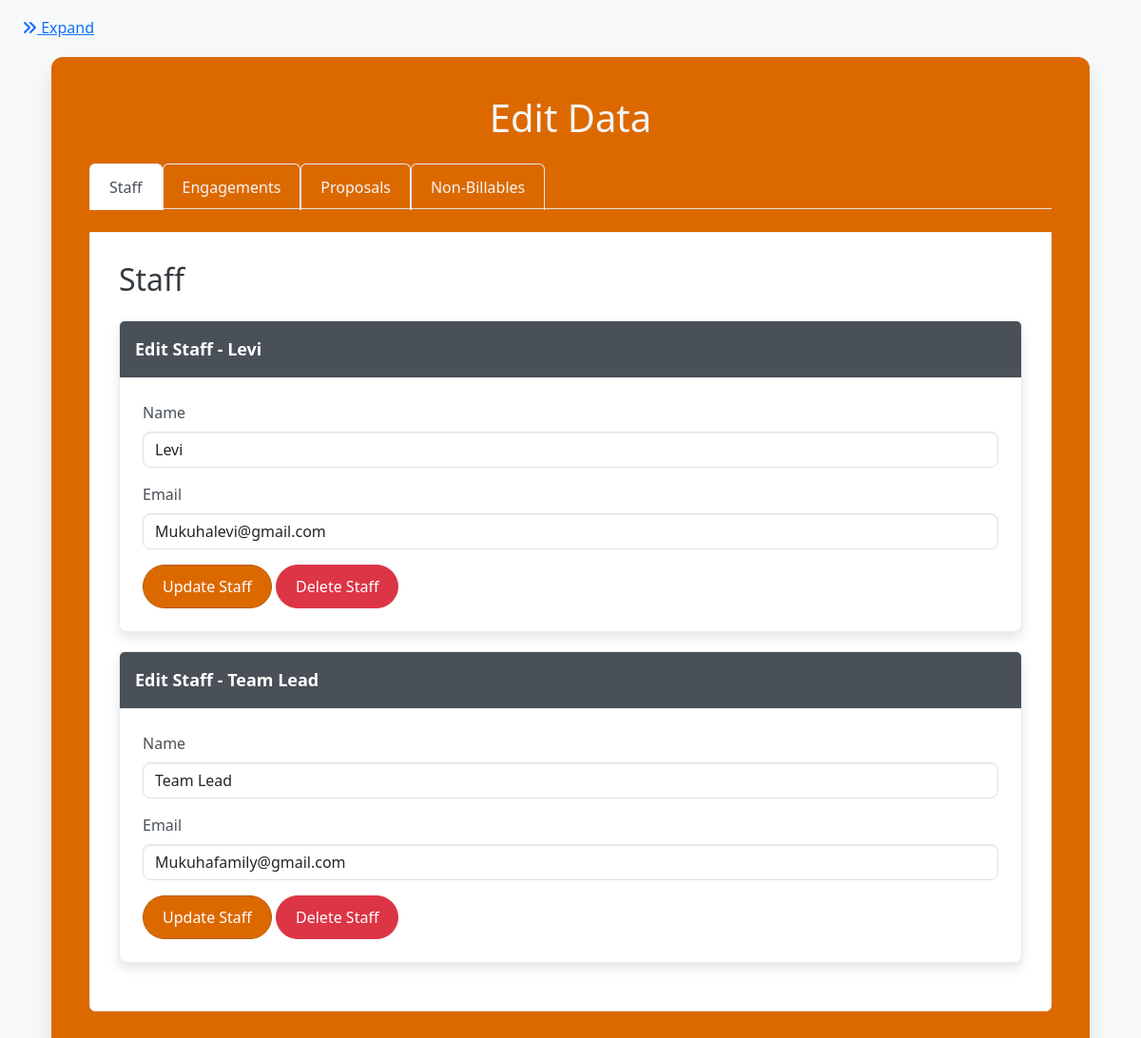
Page /edit_data on the committed database.
### app.py (models this page shows)
class Staff(db.Model):
    id = db.Column(db.Integer, primary_key=True)
    name = db.Column(db.String(100), nullable=False)
    email = db.Column(db.String(120), unique=True, nullable=False)
    leave_days_remaining = db.Column(db.Float, default=0.0)  # Leave days remaining in hours
    is_team_leader = db.Column(Boolean, default=False)  # New field to indicate if the staff is a team leader
    receive_notifications = db.Column(Boolean, default=True)  # New field for notification preferences
    engagements = db.relationship('Engagement', backref='team_leader', lazy=True)
    proposals = db.relationship('Proposal', backref='team_leader', lazy=True)
    hours_logs = db.relationship('HoursLog', backref='staff_member', lazy=True)
    leave_records = db.relationship('LeaveRecord', backref='staff', lazy=True)
    utilizations = db.relationship('Utilization', backref='staff', lazy=True)

### app.py (the view, shortened to what this page needs)
@app.route('/edit_data', methods=['GET', 'POST'])
def edit_data():
    staff_members = Staff.query.all()
    engagements = Engagement.query.all()
    proposals = Proposal.query.all()
    non_billables = NonBillable.query.all()
    return render_template('edit_data.html',
                           staff_members=staff_members,
                           engagements=engagements,
                           proposals=proposals,
                           non_billables=non_billables)

### templates/edit_data.html (shortened to what this page needs)
{% extends "base.html" %}
{% block content %}
    <link rel="stylesheet" href="https://cdnjs.cloudflare.com/ajax/libs/bootstrap/5.3.0/css/bootstrap.min.css">
    <div class="edcontainer">
        <h1 class="text-center mb-4" style="color: whitesmoke;">Edit Data</h1>
        <ul class="nav nav-tabs mb-4" id="myTab" role="tablist">
            <li class="nav-item" role="presentation">
                <button class="nav-link active" id="staff-tab" data-bs-toggle="tab" data-bs-target="#staff" type="button" role="tab" aria-controls="staff" aria-selected="true">Staff</button>
            </li>
            <li class="nav-item" role="presentation">
                <button class="nav-link" id="engagements-tab" data-bs-toggle="tab" data-bs-target="#engagements" type="button" role="tab" aria-controls="engagements" aria-selected="false">Engagements</button>
            </li>
            <li class="nav-item" role="presentation">
                <button class="nav-link" id="proposals-tab" data-bs-toggle="tab" data-bs-target="#proposals" type="button" role="tab" aria-controls="proposals" aria-selected="false">Proposals</button>
            </li>
            <li class="nav-item" role="presentation">
                <button class="nav-link" id="non-billables-tab" data-bs-toggle="tab" data-bs-target="#non-billables" type="button" role="tab" aria-controls="non-billables" aria-selected="false">Non-Billables</button>
            </li>
        </ul>
        <div class="tab-content" id="myTabContent">
            <div class="tab-pane fade show active" id="staff" role="tabpanel" aria-labelledby="staff-tab">
                <h2 class="mb-4">Staff</h2>
                {% for staff in staff_members %}
                <div class="card">
                    <div class="card-header">Edit Staff - {{ staff.name }}</div>
                    <div class="card-body">
                        <form action="{{ url_for('edit_data') }}" method="post">
                            <div class="mb-3">
                                <label for="staff-name-{{ staff.id }}" class="form-label">Name</label>
                                <input type="text" class="form-control" id="staff-name-{{ staff.id }}" name="name" value="{{ staff.name }}" required>
                            </div>
                            <div class="mb-3">
                                <label for="staff-email-{{ staff.id }}" class="form-label">Email</label>
                                <input type="email" class="form-control" id="staff-email-{{ staff.id }}" name="email" value="{{ staff.email }}" required>
                            </div>
                            <button type="submit" class="btn btn-custom btn-custom-primary">Update Staff</button>
                            <button type="submit" name="delete" value="staff-{{ staff.id }}" class="btn btn-custom btn-custom-danger" onclick="return confirm('Are you sure you want to delete this staff member?')">Delete Staff</button>
                        </form>
                    </div>
                </div>
                {% endfor %}
            </div>
        </div>
    </div>
</body>
</html>
{% endblock %}

### templates/base.html (style rules this page uses)
html, body { height: 100%; margin: 0; }

### templates/edit_data.html (style rules this page uses)
body { background-color: #f8f9fa; color: #343a40; font-family: 'Segoe UI', Tahoma, Geneva, Verdana, sans-serif; }
.edcontainer { background-color: #dc6900; padding: 40px; border-radius: 12px; box-shadow: 0 12px 24px rgba(0, 0, 0, 0.1); max-width: 1200px; margin-top: 40px; }
.nav-tabs .nav-link { color: whitesmoke; border-radius: 0.375rem 0.375rem 0 0; border: 1px solid #e9ecef; border-bottom: none; margin-bottom: -1px; padding: 12px 20px; font-weight: 500; }
.nav-tabs .nav-link.active { background-color: #ffffff; border-color: #e9ecef #e9ecef #ffffff; color: #495057; }
.tab-content { background-color: #ffffff; border: 1px solid #e9ecef; border-radius: 0 0 0.375rem 0.375rem; padding: 30px; }
.card { border: 1px solid #e9ecef; border-radius: 8px; box-shadow: 0 6px 12px rgba(0, 0, 0, 0.1); margin-bottom: 20px; }
.card-header { background-color: #495057; color: #ffffff; font-size: 1.125rem; font-weight: 600; border-bottom: 1px solid #e9ecef; padding: 16px; }
.card-body { padding: 24px; }
.form-label { font-weight: 500; color: #495057; }
.form-control { border-radius: 8px; box-shadow: inset 0 1px 2px rgba(0, 0, 0, 0.075); }
.btn-custom { border-radius: 50px; padding: 10px 20px; font-weight: 500; transition: all 0.3s; }
.btn-custom-primary { background-color: #dc6900; border-color: #b55a04; color: #ffffff; }
.btn-custom-danger { background-color: #dc3545; border-color: #dc3545; color: #ffffff; }

### rows in the picture
Staff: name "Levi", email "Mukuhalevi@gmail.com"
Staff: name "Team Lead", email "Mukuhafamily@gmail.com"
